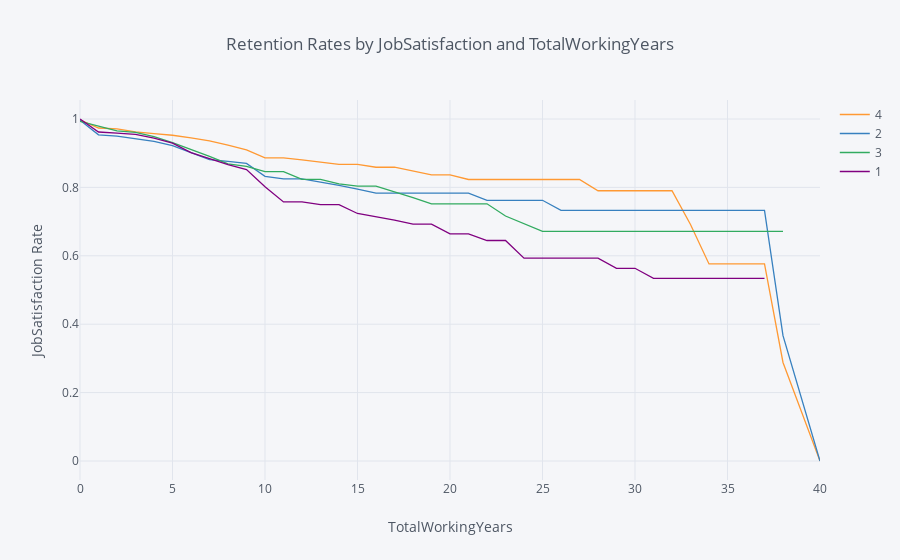

Notebook code cell kept with this figure:
### Markdown cell above
## 6. Let's find out how job satisfaction affects retention rates. Generate and plot survival curves for each level of job satisfaction by number of years at the company.

### Code cell
retention6_= survival(data,'JobSatisfaction','TotalWorkingYears','Attrition')
retention6_.iplot(kind='line', xTitle='TotalWorkingYears', yTitle='JobSatisfaction Rate',
            title='Retention Rates by JobSatisfaction and TotalWorkingYears')

### Figure 1 — Plotly figure (JSON) as saved in the notebook; plotly's stock layout.template omitted (floating-point values rounded to 4 significant figures)
{"data": [{"line": {"color": "rgba(255, 153, 51, 1.0)", "dash": "solid", "shape": "linear", "width": 1.3}, "mode": "lines", "name": "4", "text": "", "type": "scatter", "uid": "7d5fc307-2aa5-4fa6-a4ca-c49fd8d9e4f2", "x": [0, 1, 2, 3, 4, 5, 6, 7, 8, 9, 10, 11, 12, 13, 14, 15, 16, 17, 18, 19, 20, 21, 22, 23, 24, 25, 26, 27, 28, 29, 30, 31, 32, 33, 34, 35, 36, 37, 38, 40], "y": [0.9978, 0.9736, 0.9714, 0.9622, 0.9574, 0.9525, 0.9446, 0.9359, 0.9234, 0.9094, 0.8861, 0.8861, 0.8806, 0.8742, 0.8674, 0.8674, 0.859, 0.859, 0.8483, 0.8366, 0.8366, 0.8231, 0.8231, 0.8231, 0.8231, 0.8231, 0.8231, 0.8231, 0.7902, 0.7902, 0.7902, 0.7902, 0.7902, 0.6914, 0.5762, 0.5762, 0.5762, 0.5762, 0.2881, 0]}, {"line": {"color": "rgba(55, 128, 191, 1.0)", "dash": "solid", "shape": "linear", "width": 1.3}, "mode": "lines", "name": "2", "text": "", "type": "scatter", "uid": "d1ef4232-fd9d-4252-9d74-5878ddcd88c2", "x": [0, 1, 2, 3, 4, 5, 6, 7, 8, 9, 10, 11, 12, 13, 14, 15, 16, 17, 18, 19, 20, 21, 22, 23, 24, 25, 26, 27, 28, 29, 30, 31, 32, 33, 34, 35, 36, 37, 38, 40], "y": [0.9964, 0.9536, 0.9498, 0.9422, 0.9344, 0.922, 0.9005, 0.8813, 0.8762, 0.8703, 0.8325, 0.8249, 0.8249, 0.8159, 0.8059, 0.7952, 0.7835, 0.7835, 0.7835, 0.7835, 0.7835, 0.7835, 0.7623, 0.7623, 0.7623, 0.7623, 0.733, 0.733, 0.733, 0.733, 0.733, 0.733, 0.733, 0.733, 0.733, 0.733, 0.733, 0.733, 0.3665, 0]}, {"line": {"color": "rgba(50, 171, 96, 1.0)", "dash": "solid", "shape": "linear", "width": 1.3}, "mode": "lines", "name": "3", "text": "", "type": "scatter", "uid": "d618b2d2-0aa2-46dd-97b9-a5bdefd7fa7f", "x": [0, 1, 2, 3, 4, 5, 6, 7, 8, 9, 10, 11, 12, 13, 14, 15, 16, 17, 18, 19, 20, 21, 22, 23, 24, 25, 26, 27, 28, 29, 30, 31, 32, 33, 34, 35, 36, 37, 38, 40], "y": [0.9932, 0.9796, 0.9655, 0.9607, 0.9486, 0.9309, 0.9117, 0.8909, 0.8685, 0.8616, 0.8463, 0.8463, 0.8234, 0.8234, 0.8104, 0.8036, 0.8036, 0.7877, 0.7704, 0.7521, 0.7521, 0.7521, 0.7521, 0.7162, 0.6945, 0.6714, 0.6714, 0.6714, 0.6714, 0.6714, 0.6714, 0.6714, 0.6714, 0.6714, 0.6714, 0.6714, 0.6714, 0.6714, 0.6714, ""]}, {"line": {"color": "rgba(128, 0, 128, 1.0)", "dash": "solid", "shape": "linear", "width": 1.3}, "mode": "lines", "name": "1", "text": "", "type": "scatter", "uid": "8b942881-10ea-4e6c-bfc5-16ef3cb2adf0", "x": [0, 1, 2, 3, 4, 5, 6, 7, 8, 9, 10, 11, 12, 13, 14, 15, 16, 17, 18, 19, 20, 21, 22, 23, 24, 25, 26, 27, 28, 29, 30, 31, 32, 33, 34, 35, 36, 37, 38, 40], "y": [1, 0.9619, 0.9584, 0.9549, 0.944, 0.9292, 0.9017, 0.8844, 0.8665, 0.8521, 0.8017, 0.7575, 0.7575, 0.7496, 0.7496, 0.7238, 0.7145, 0.7043, 0.6926, 0.6926, 0.6643, 0.6643, 0.6448, 0.6448, 0.5932, 0.5932, 0.5932, 0.5932, 0.5932, 0.5635, 0.5635, 0.5339, 0.5339, 0.5339, 0.5339, 0.5339, 0.5339, 0.5339, "", ""]}], "layout": {"legend": {"bgcolor": "#F5F6F9", "font": {"color": "#4D5663"}}, "paper_bgcolor": "#F5F6F9", "plot_bgcolor": "#F5F6F9", "title": {"font": {"color": "#4D5663"}, "text": "Retention Rates by JobSatisfaction and TotalWorkingYears"}, "xaxis": {"gridcolor": "#E1E5ED", "showgrid": true, "tickfont": {"color": "#4D5663"}, "title": {"font": {"color": "#4D5663"}, "text": "TotalWorkingYears"}, "zerolinecolor": "#E1E5ED"}, "yaxis": {"gridcolor": "#E1E5ED", "showgrid": true, "tickfont": {"color": "#4D5663"}, "title": {"font": {"color": "#4D5663"}, "text": "JobSatisfaction Rate"}, "zerolinecolor": "#E1E5ED"}}}
